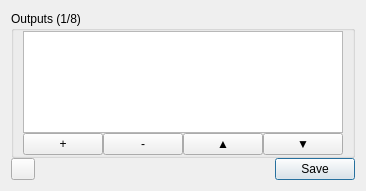
<?xml version="1.0" encoding="UTF-8"?>
<ui version="4.0">
 <class>OutputForm</class>
 <widget class="QWidget" name="OutputForm">
  <property name="geometry">
   <rect>
    <x>0</x>
    <y>0</y>
    <width>170</width>
    <height>191</height>
   </rect>
  </property>
  <property name="windowTitle">
   <string>Form</string>
  </property>
  <layout class="QGridLayout" name="gridLayout">
   <item row="0" column="0">
    <layout class="QVBoxLayout" name="verticalLayout" stretch="1,0">
     <property name="spacing">
      <number>0</number>
     </property>
     <property name="sizeConstraint">
      <enum>QLayout::SetMinimumSize</enum>
     </property>
     <item>
      <widget class="QGroupBox" name="output_group">
       <property name="title">
        <string>Outputs (1/8)</string>
       </property>
       <layout class="QGridLayout" name="gridLayout_2">
        <property name="topMargin">
         <number>0</number>
        </property>
        <property name="bottomMargin">
         <number>0</number>
        </property>
        <property name="spacing">
         <number>0</number>
        </property>
        <item row="1" column="3">
         <widget class="QPushButton" name="down_btn">
          <property name="text">
           <string>▼</string>
          </property>
         </widget>
        </item>
        <item row="1" column="0">
         <widget class="QPushButton" name="add_btn">
          <property name="text">
           <string>+</string>
          </property>
         </widget>
        </item>
        <item row="1" column="2">
         <widget class="QPushButton" name="up_btn">
          <property name="text">
           <string>▲</string>
          </property>
         </widget>
        </item>
        <item row="1" column="1">
         <widget class="QPushButton" name="remove_btn">
          <property name="text">
           <string>-</string>
          </property>
         </widget>
        </item>
        <item row="0" column="0" colspan="4">
         <widget class="QListView" name="output_list">
          <property name="contextMenuPolicy">
           <enum>Qt::ActionsContextMenu</enum>
          </property>
          <property name="horizontalScrollBarPolicy">
           <enum>Qt::ScrollBarAlwaysOff</enum>
          </property>
         </widget>
        </item>
       </layout>
      </widget>
     </item>
     <item>
      <layout class="QHBoxLayout" name="horizontalLayout">
       <property name="sizeConstraint">
        <enum>QLayout::SetMinimumSize</enum>
       </property>
       <item>
        <widget class="QPushButton" name="show_tooltip_chk">
         <property name="maximumSize">
          <size>
           <width>24</width>
           <height>16777215</height>
          </size>
         </property>
         <property name="text">
          <string/>
         </property>
         <property name="icon">
          <iconset>
           <normalon>:/icons/eye.png</normalon>
          </iconset>
         </property>
         <property name="checkable">
          <bool>true</bool>
         </property>
        </widget>
       </item>
       <item>
        <widget class="QDialogButtonBox" name="button_box">
         <property name="standardButtons">
          <set>QDialogButtonBox::Save</set>
         </property>
        </widget>
       </item>
      </layout>
     </item>
    </layout>
   </item>
  </layout>
 </widget>
 <resources>
  <include location="launchcontrol.qrc"/>
 </resources>
 <connections/>
</ui>
